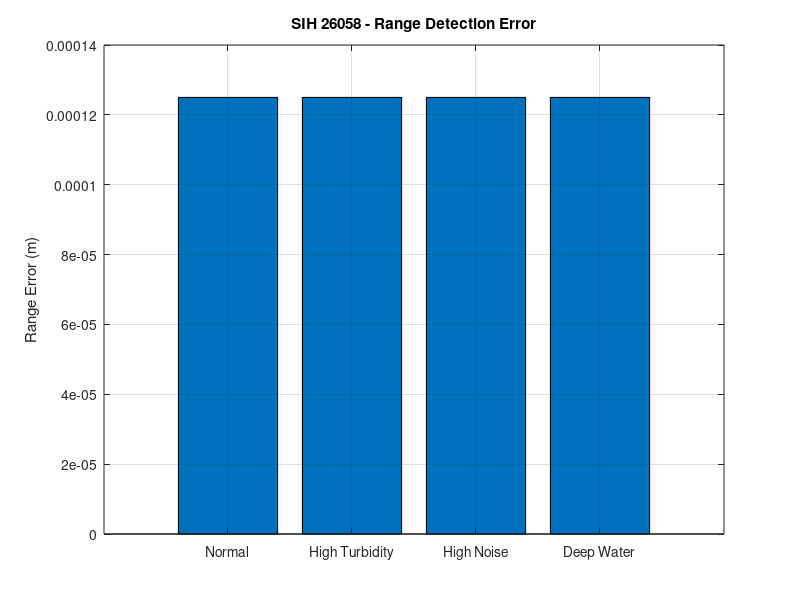
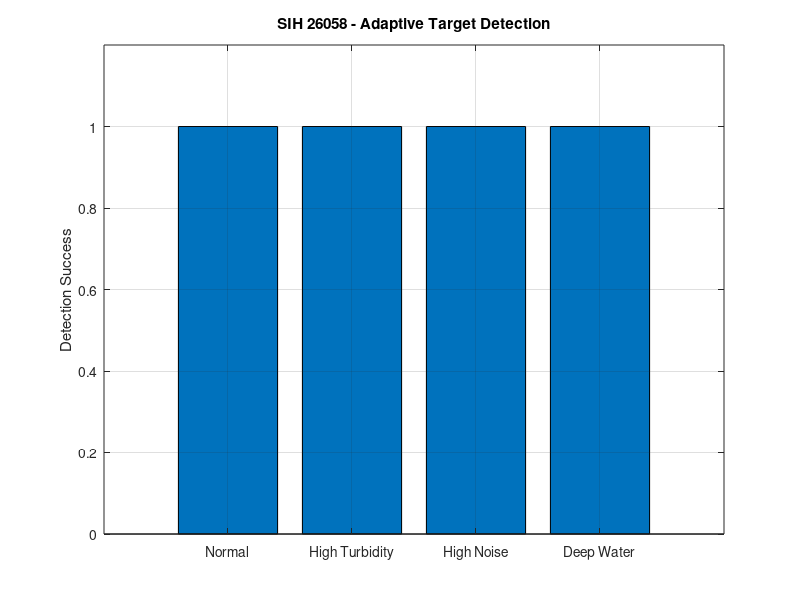
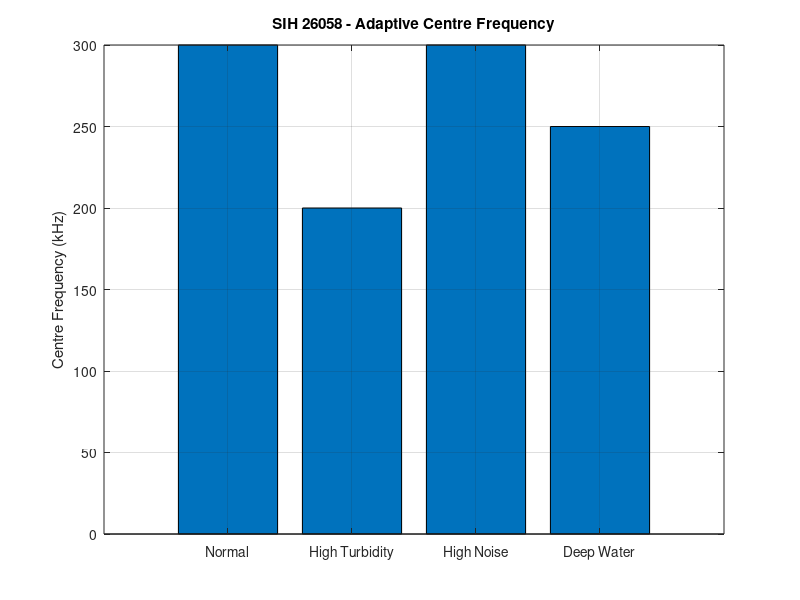
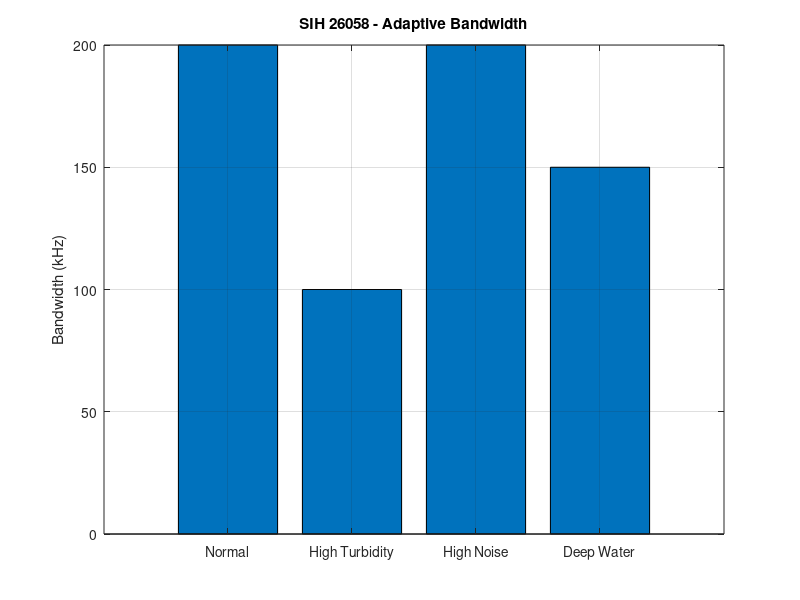

Write the MATLAB code that produced these figures, in order.
%% =========================================================
% SIH 26058
% ADAPTIVE SONAR PERFORMANCE ANALYSIS
%
% Automatically tests:
%   1. Normal condition
%   2. High turbidity
%   3. High noise
%   4. Deep water
%
% Measures:
%   - Selected waveform
%   - Adaptive parameters
%   - Target range
%   - Detected range
%   - Range error
%   - Detection status
%   - Matched-filter peak
% =========================================================

clear;
clc;
close all;

%% =========================================================
% 1. PROJECT PARAMETERS
% =========================================================

Fs = 2e6;
Ts = 1/Fs;

Fc = 300e3;
BW = 200e3;
Tp = 2e-3;
A = 1.0;

range = 5;
soundSpeed = 1500;

channelGain = 1;

windowType = 2;

phaseCode = [1 1 -1 1 -1 -1 1];

%% =========================================================
% 2. ADAPTIVE LIMITS / THRESHOLDS
% =========================================================

Fc_min = 100e3;
Fc_max = 500e3;

BW_min = 50e3;
BW_max = 200e3;

Tp_min = 0.5e-3;
Tp_max = 5e-3;

A_min = 0.1;
A_max = 1.0;

depth_threshold = 100;
turbidity_threshold = 500;
noise_threshold = -10;

%% =========================================================
% 3. TEST CONDITIONS
% =========================================================

conditionName = {
    'Normal'
    'High Turbidity'
    'High Noise'
    'Deep Water'
    };

depthTest = [
    50
    50
    50
    150
    ];

turbidityTest = [
    100
    600
    100
    100
    ];

noiseTest = [
    -20
    -20
    -5
    -20
    ];

numTests = length(conditionName);

%% =========================================================
% 4. RESULT STORAGE
% =========================================================

waveformResult = cell(numTests,1);

fcResult = zeros(numTests,1);
bwResult = zeros(numTests,1);
tpResult = zeros(numTests,1);
amplitudeResult = zeros(numTests,1);

detectedRangeResult = zeros(numTests,1);
rangeErrorResult = zeros(numTests,1);

peakResult = zeros(numTests,1);

detectionResult = false(numTests,1);

%% =========================================================
% 5. RUN ALL TEST CONDITIONS
% =========================================================

for test = 1:numTests

    %% -----------------------------------------------------
    % ENVIRONMENT
    % -----------------------------------------------------

    currentDepth = depthTest(test);
    currentTurbidity = turbidityTest(test);
    currentNoise = noiseTest(test);

    %% -----------------------------------------------------
    % DEFAULT TRANSMITTER
    % -----------------------------------------------------

    adaptiveFc = Fc;
    adaptiveBW = BW;
    adaptiveTp = Tp;
    adaptiveAmplitude = A;
    adaptiveWaveform = 1;

    %% -----------------------------------------------------
    % ADAPTIVE CONTROLLER
    % -----------------------------------------------------

    if currentTurbidity > turbidity_threshold

        adaptiveFc = 200e3;
        adaptiveBW = 100e3;
        adaptiveTp = 3e-3;
        adaptiveAmplitude = 0.8;
        adaptiveWaveform = 1;

    elseif currentNoise > noise_threshold

        adaptiveFc = 300e3;
        adaptiveBW = 200e3;
        adaptiveTp = 2e-3;
        adaptiveAmplitude = 1.0;
        adaptiveWaveform = 3;

    elseif currentDepth > depth_threshold

        adaptiveFc = 250e3;
        adaptiveBW = 150e3;
        adaptiveTp = 3e-3;
        adaptiveAmplitude = 1.0;
        adaptiveWaveform = 2;

    end

    %% -----------------------------------------------------
    % APPLY LIMITS
    % -----------------------------------------------------

    adaptiveFc = max(Fc_min,min(Fc_max,adaptiveFc));
    adaptiveBW = max(BW_min,min(BW_max,adaptiveBW));
    adaptiveTp = max(Tp_min,min(Tp_max,adaptiveTp));
    adaptiveAmplitude = max(A_min,min(A_max,adaptiveAmplitude));

    %% -----------------------------------------------------
    % WAVEFORM NAME
    % -----------------------------------------------------

    switch adaptiveWaveform

        case 1
            waveformName = 'LFM Chirp';

        case 2
            waveformName = 'Geometric Sweep';

        case 3
            waveformName = 'Phase-Coded Pulse';

    end

    waveformResult{test} = waveformName;

    %% -----------------------------------------------------
    % GENERATE ADAPTIVE WAVEFORM
    % -----------------------------------------------------

    N = round(adaptiveTp * Fs);

    t = (0:N-1)*Ts;

    fStart = adaptiveFc - adaptiveBW/2;
    fStop = adaptiveFc + adaptiveBW/2;

    switch adaptiveWaveform

        %% LFM
        case 1

            k = (fStop-fStart)/adaptiveTp;

            phase = 2*pi*( ...
                fStart*t + 0.5*k*t.^2);

            txSignal = adaptiveAmplitude*cos(phase);

        %% GEOMETRIC SWEEP
        case 2

            ratio = fStop/fStart;

            instFreq = fStart * ...
                ratio.^(t/adaptiveTp);

            phase = 2*pi*cumtrapz(t,instFreq);

            txSignal = adaptiveAmplitude*cos(phase);

        %% PHASE CODED
        case 3

            codeLength = length(phaseCode);

            txSignal = zeros(size(t));

            for n = 1:codeLength

                startIndex = floor((n-1)*N/codeLength)+1;

                if n == codeLength
                    endIndex = N;
                else
                    endIndex = floor(n*N/codeLength);
                end

                chipTime = t(startIndex:endIndex);

                txSignal(startIndex:endIndex) = ...
                    adaptiveAmplitude * ...
                    phaseCode(n) .* ...
                    cos(2*pi*adaptiveFc*chipTime);

            end

    end

    %% -----------------------------------------------------
    % WINDOW
    % -----------------------------------------------------

    switch windowType

        case 1
            win = hamming(N).';

        case 2
            win = hann(N).';

        case 3
            win = blackman(N).';

        otherwise
            win = ones(1,N);

    end

    txSignal = txSignal .* win;

    %% -----------------------------------------------------
    % UNDERWATER PROPAGATION
    % -----------------------------------------------------

    roundTripTime = (2*range)/soundSpeed;

    delaySamples = round(roundTripTime*Fs);

    receiveLength = length(txSignal)+delaySamples;

    receivedSignal = zeros(1,receiveLength);

    echoGain = channelGain/(1+range);

    echoSignal = echoGain*txSignal;

    startIndex = delaySamples+1;

    endIndex = startIndex+length(echoSignal)-1;

    receivedSignal(startIndex:endIndex) = echoSignal;

    %% -----------------------------------------------------
    % ADD NOISE
    % -----------------------------------------------------

    noiseAmplitude = 10^(currentNoise/20);

    noise = noiseAmplitude * ...
        randn(size(receivedSignal));

    noisyReceivedSignal = receivedSignal + noise;

    %% -----------------------------------------------------
    % MATCHED FILTER
    % -----------------------------------------------------

    matchedFilter = conj(fliplr(txSignal));

    matchedOutput = conv( ...
        noisyReceivedSignal, ...
        matchedFilter);

    %% -----------------------------------------------------
    % FIND PEAK
    % -----------------------------------------------------

    [peakValue,peakIndex] = ...
        max(abs(matchedOutput));

    detectedDelaySamples = ...
        peakIndex-length(txSignal);

    detectedDelay = ...
        detectedDelaySamples/Fs;

    detectedRange = ...
        (detectedDelay*soundSpeed)/2;

    rangeError = ...
        abs(detectedRange-range);

    %% -----------------------------------------------------
    % DETECTION DECISION
    % -----------------------------------------------------

    if rangeError < 0.1
        detectionSuccess = true;
    else
        detectionSuccess = false;
    end

    %% -----------------------------------------------------
    % STORE RESULTS
    % -----------------------------------------------------

    fcResult(test) = adaptiveFc;
    bwResult(test) = adaptiveBW;
    tpResult(test) = adaptiveTp;
    amplitudeResult(test) = adaptiveAmplitude;

    detectedRangeResult(test) = detectedRange;
    rangeErrorResult(test) = rangeError;

    peakResult(test) = peakValue;

    detectionResult(test) = detectionSuccess;

end

%% =========================================================
% 6. DISPLAY RESULTS
% =========================================================

fprintf('\n');
fprintf('==============================================================\n');
fprintf('        SIH 26058 - ADAPTIVE SONAR PERFORMANCE\n');
fprintf('==============================================================\n');

fprintf('\nTarget Range = %.2f m\n',range);
fprintf('Sound Speed  = %.2f m/s\n',soundSpeed);

fprintf('\n');

for test = 1:numTests

    fprintf('--------------------------------------------------------------\n');

    fprintf('%s\n',conditionName{test});

    fprintf('Waveform          : %s\n',waveformResult{test});
    fprintf('Centre Frequency  : %.2f kHz\n',fcResult(test)/1e3);
    fprintf('Bandwidth         : %.2f kHz\n',bwResult(test)/1e3);
    fprintf('Pulse Duration    : %.2f ms\n',tpResult(test)*1e3);
    fprintf('Amplitude         : %.2f\n',amplitudeResult(test));

    fprintf('Detected Range    : %.3f m\n', ...
        detectedRangeResult(test));

    fprintf('Range Error       : %.3f m\n', ...
        rangeErrorResult(test));

    fprintf('Matched Filter Peak : %.3f\n', ...
        peakResult(test));

    if detectionResult(test)
        fprintf('Detection Status  : SUCCESS\n');
    else
        fprintf('Detection Status  : FAILED\n');
    end

end

fprintf('--------------------------------------------------------------\n');

%% =========================================================
% 7. PERFORMANCE TABLE
% =========================================================

fprintf('\n');
fprintf('================ PERFORMANCE SUMMARY =======================\n');

fprintf('\n');

fprintf('%-18s %-22s %-12s %-12s %-12s\n', ...
    'Condition','Waveform','Fc(kHz)', ...
    'BW(kHz)','Range(m)');

fprintf('--------------------------------------------------------------\n');

for test = 1:numTests

    fprintf('%-18s %-22s %-12.1f %-12.1f %-12.3f\n', ...
        conditionName{test}, ...
        waveformResult{test}, ...
        fcResult(test)/1e3, ...
        bwResult(test)/1e3, ...
        detectedRangeResult(test));

end

fprintf('==============================================================\n');

%% =========================================================
% 8. RANGE ERROR GRAPH
% =========================================================

figure;

bar(rangeErrorResult);

set(gca,'XTick',1:numTests);

set(gca,'XTickLabel',conditionName);

ylabel('Range Error (m)');

title('SIH 26058 - Range Detection Error');

grid on;

%% =========================================================
% 9. DETECTION PERFORMANCE GRAPH
% =========================================================

figure;

bar(double(detectionResult));

set(gca,'XTick',1:numTests);

set(gca,'XTickLabel',conditionName);

ylabel('Detection Success');

title('SIH 26058 - Adaptive Target Detection');

ylim([0 1.2]);

grid on;

%% =========================================================
% 10. ADAPTIVE FREQUENCY GRAPH
% =========================================================

figure;

bar(fcResult/1e3);

set(gca,'XTick',1:numTests);

set(gca,'XTickLabel',conditionName);

ylabel('Centre Frequency (kHz)');

title('SIH 26058 - Adaptive Centre Frequency');

grid on;

%% =========================================================
% 11. ADAPTIVE BANDWIDTH GRAPH
% =========================================================

figure;

bar(bwResult/1e3);

set(gca,'XTick',1:numTests);

set(gca,'XTickLabel',conditionName);

ylabel('Bandwidth (kHz)');

title('SIH 26058 - Adaptive Bandwidth');

grid on;

%% =========================================================
% 12. COMPLETE
% =========================================================

fprintf('\n');
fprintf('PERFORMANCE ANALYSIS COMPLETE\n');
fprintf('==============================================================\n');
